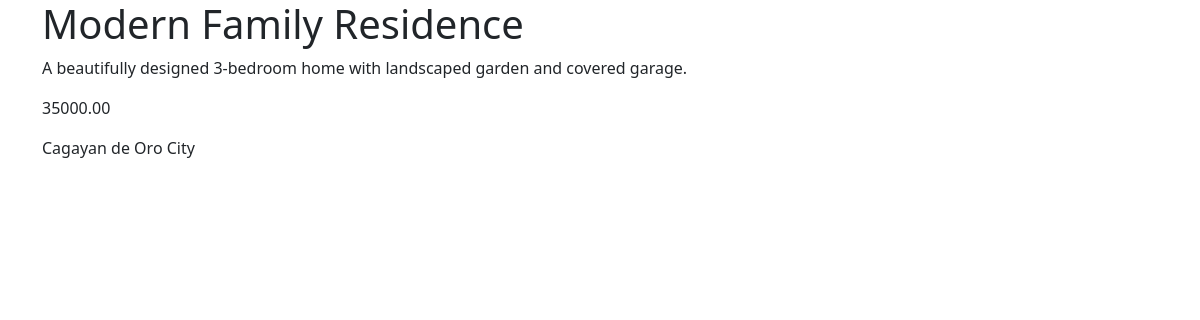
The page /details/2 on the database its author committed.
### Property/models.py (models this page shows, shortened)
class Property(models.Model):
    name = models.CharField(max_length=100, blank=False, null=False)
    description = models.TextField(blank=False, null=False)
    price = models.DecimalField(max_digits=12, decimal_places=2, blank=False, null=False)
    location  = models.CharField(max_length=200, blank=False, null=False)

### Property/views.py (the view)
# urls.py: path('details/<int:pk>', views.PropertyDetailView.as_view(), name='property_detail'),
class PropertyDetailView(DetailView):
    model = Property
    template_name = 'property_detail.html'
    context_object_name = 'property'
    def get_context_data(self, **kwargs):
        context = super().get_context_data(**kwargs)
        property_obj = self.get_object()
        context['breadcrumb'] = [
            {'name': 'Home', 'url': '/'},
            {'name': 'Property', 'url':'/'},
            {'name': property_obj.name, 'url': f'/details/{property_obj.pk}'}
        ]
        return context

### templates/property_detail.html (shortened to what this page needs)
<!DOCTYPE html>
<html lang="en">
<head>
    <link href="https://cdn.jsdelivr.net/npm/bootstrap@5.3.8/dist/css/bootstrap.min.css" rel="stylesheet">
</head>
<body>
    <table>
    <div class="container">
        <h1>{{ property.name }}</h1>
        <p>{{ property.description }}</p>
        <p>{{ property.price }}</p>
        <p>{{ property.location }}</p>
    </div>
</body>
</html>

### rows shown on the page
Property: description "A beautifully designed 3-bedroom home with landscaped garden and covered garage.", price "35000.00", location "Cagayan de Oro City"
